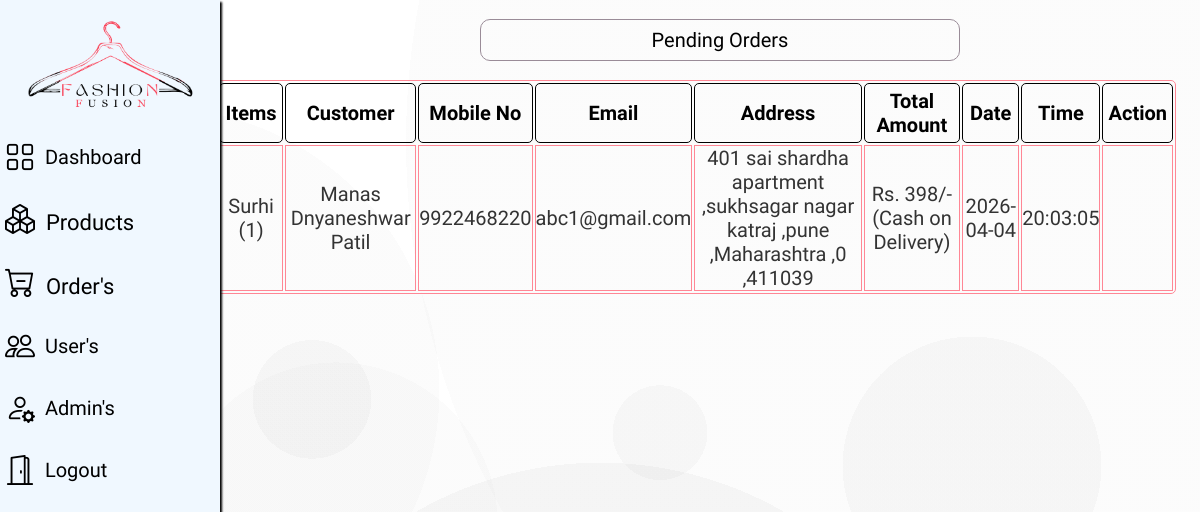
The app's page /admin/pendingorders.php (signed in) with its own data.
### tables this page shows
CREATE TABLE `orders` (
  `order_id` int(11) NOT NULL,
  `items` varchar(255) DEFAULT NULL,
  `custname` varchar(255) DEFAULT NULL,
  `contactno` varchar(15) DEFAULT NULL,
  `email` varchar(255) DEFAULT NULL,
  `gender` varchar(255) DEFAULT NULL,
  `address` varchar(255) DEFAULT NULL,
  `city` varchar(100) DEFAULT NULL,
  `state` varchar(100) DEFAULT NULL,
  `country` varchar(200) DEFAULT NULL,
  `pincode` int(20) DEFAULT NULL,
  `payment` varchar(50) DEFAULT NULL,
  `status` varchar(50) DEFAULT 'pending',
  `order_date` date DEFAULT NULL,
  `order_time` time DEFAULT NULL
);

### admin/pendingorders.php (the view, shortened to what this page needs)
<html>
<head>
    <link rel="stylesheet" href="css/styles.css">
    <link rel="stylesheet" href="css/p_detail.css">
    <link rel="stylesheet" href="https://cdn.jsdelivr.net/npm/bootstrap-icons@1.11.3/font/bootstrap-icons.min.css">
</head>
<body>
   <div class="side-menu">
        <?php @include 'header.php';?>
    </div>
   <div class="container">
<center>
<p class="message">Pending Orders</p>
<div class="container">
<section class="display-product-table">
   <table>
      <thead>
         <th>Items</th>
         <th>Customer</th>
         <th>Mobile No</th>
         <th>Email</th>
         <th>Address</th>
         <th>Total Amount</th>
         <th>Date</th>
         <th>Time</th>
         <th>Action</th>
      </thead>
      <tbody>
         <?php
         mysqli_select_db($con, "fashionfusion");
         $q1 = "SELECT * FROM `orders` where status='pending' ";
         $result = mysqli_query($con, $q1);
         if(mysqli_num_rows($result) > 0){
         while($row = mysqli_fetch_assoc($result)){
         ?>
         <tr>
         <td><?= htmlspecialchars($row['items']); ?></td>
<td><?= htmlspecialchars($row['custname']); ?></td>
<td><?= htmlspecialchars($row['contactno']); ?></td>
<td><?= htmlspecialchars($row['email']); ?></td>
<td>
<?= htmlspecialchars(
$row['address'].' ,'.$row['city'].' ,'.$row['state'].' ,'.$row['country'].' ,'.$row['pincode']
); ?>
</td>
 <td><?php echo htmlspecialchars ($row['payment']); ?></td>
            <td><?php echo htmlspecialchars ($row['order_date']); ?></td>
            <td><?php echo htmlspecialchars ($row['order_time']); ?></td>
            <td>
               <a title='Approved' href="pendingorders.php?approved=<?php echo $row['order_id']; ?>"onclick="return confirm('are your sure you want to Approve this?');"> <ion-icon class='orderbtn' name="checkmark-done-outline"></ion-icon></a>
            </td>
         </tr><?php
                  }
                  }
               ?>
      </tbody>
   </table>
</section>
</div>
</body>
</html>

### admin/css/styles.css (style rules this page uses)
* { margin: 0; padding: 0; box-sizing: border-box; }
a { text-decoration: none; }
body { font-family: "Comfortaa", sans-serif; background-image: radial-gradient(circle at 13% 47%, rgba(140, 140, 140,0.03) 0%, rgba(140, 140, 140,0.03) 25%,transparent 25%, transparent 100%),radial-gradient(circle at 28% 63%, rgba(143, 143, 143,0.03) 0%, rgba(143, 143, 143,0.03) 16%,transparent 16%, transparent 100%),radial-gradient(circle at 81% 56%, rgba(65, 65, 65,0.03) 0%, rgba(65, 65, 65,0.03) 12%,transparent 12%, transparent 100%),radial-gradient(circle at 26% 48%, rgba(60, 60, 60,0.03) 0%, rgba(60, 60, 60,0.03) 6%,transparent 6%, transparent 100%),radial-gradient(circle at 97% 17%, rgba(150, 150, 150,0.03) 0%, rgba(150, 150, 150,0.03) 56%,transparent 56%, transparent 100%),radial-gradient(circle at 50% 100%, rgba(25, 25, 25,0.03) 0%, rgba(25, 25, 25,0.03) 36%,transparent 36%, transparent 100%),radial-gradient(circle at 55% 52%, rgba(69, 69, 69,0.03) 0%, rgba(69, 69, 69,0.03) 6%,transparent 6%, transparent 100%),linear-gradient(90deg, rgb(255,255,255),rgb(255,255,255)); background-attachment: fixed; }
.side-menu { position: fixed; width: 220px; min-height: 100%; display: flex; flex-direction: column; background-color: aliceblue; box-shadow: 2px 2px 2px #000000; z-index: 1; }
.container { position: absolute; right: 0; width: 80vw; height: 100vh; }
ion-icon { font-size: 64px; color:#a18d4b; background-color:aliceblue; padding: 5px; border-radius: 10px; }

### admin/css/p_detail.css (style rules this page uses)
.display-product-table table { width: 100%; text-align: center; border: 0.5px solid #ff8795; border-radius: 5px; margin-top: 5%; margin-left: -5%; }
.display-product-table table thead th { padding:5px; font-size: 20px; border: 0.5px solid #000; border-radius: 5px; }
.display-product-table table td { font-size: 20px; border: 0.5px solid #ff8795; color:#333; }
.message { margin-top: 2%;; margin-bottom: -3%; border: 1px solid #9a8c98; width: 50%; line-height: 200%; border-radius: 10px; font-size: 20px; }
a { color: #000; }
.orderbtn { background: none; color: #000; font-size: 50px; }

### records on screen
orders: items "Surhi (1)", custname "Manas Dnyaneshwar Patil", contactno "9922468220", email "abc1@gmail.com", address+city+state "401 sai shardha apartment ,sukhsagar nagar katraj ,pune ,Maharashtra ,0 ,411039", payment "Rs. 398/- (Cash on Delivery)", order_date "2026-04-04", order_time "20:03:05"
